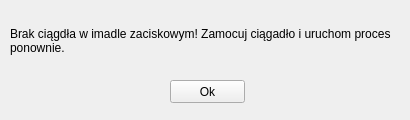
<?xml version="1.0" encoding="UTF-8"?>
<ui version="4.0">
 <class>Form</class>
 <widget class="QWidget" name="Form">
  <property name="geometry">
   <rect>
    <x>0</x>
    <y>0</y>
    <width>410</width>
    <height>120</height>
   </rect>
  </property>
  <property name="windowTitle">
   <string>Brak ciągadła w imadle</string>
  </property>
  <widget class="QPushButton" name="pushButton">
   <property name="geometry">
    <rect>
     <x>170</x>
     <y>80</y>
     <width>75</width>
     <height>23</height>
    </rect>
   </property>
   <property name="text">
    <string>Ok</string>
   </property>
  </widget>
  <widget class="QLabel" name="label">
   <property name="geometry">
    <rect>
     <x>10</x>
     <y>10</y>
     <width>391</width>
     <height>61</height>
    </rect>
   </property>
   <property name="text">
    <string>Brak ciągdła w imadle zaciskowym! Zamocuj ciągadło i uruchom proces ponownie.</string>
   </property>
   <property name="scaledContents">
    <bool>false</bool>
   </property>
   <property name="wordWrap">
    <bool>true</bool>
   </property>
  </widget>
 </widget>
 <resources/>
 <connections/>
</ui>
